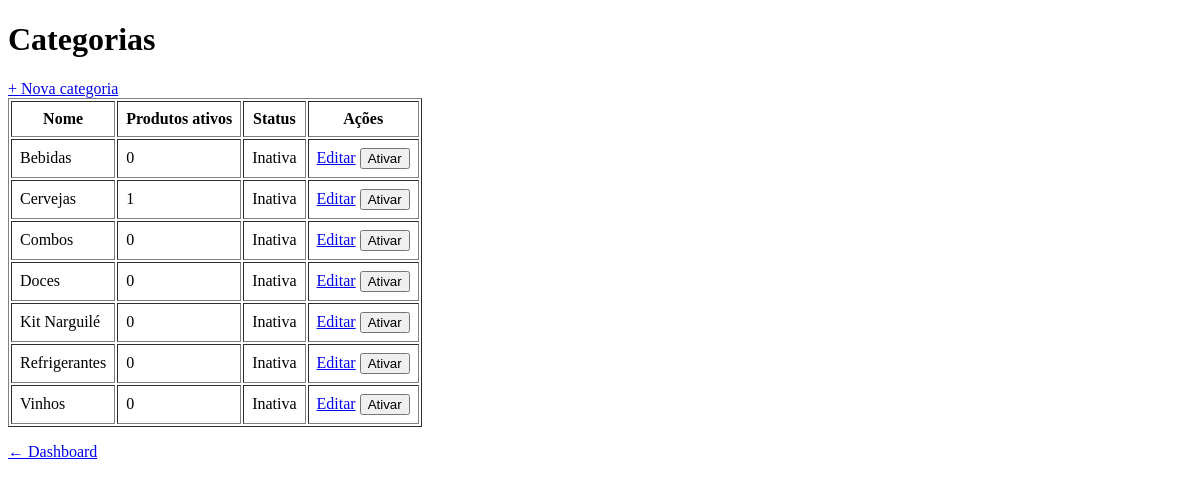
The app's page /categorias/ (signed in), older data.
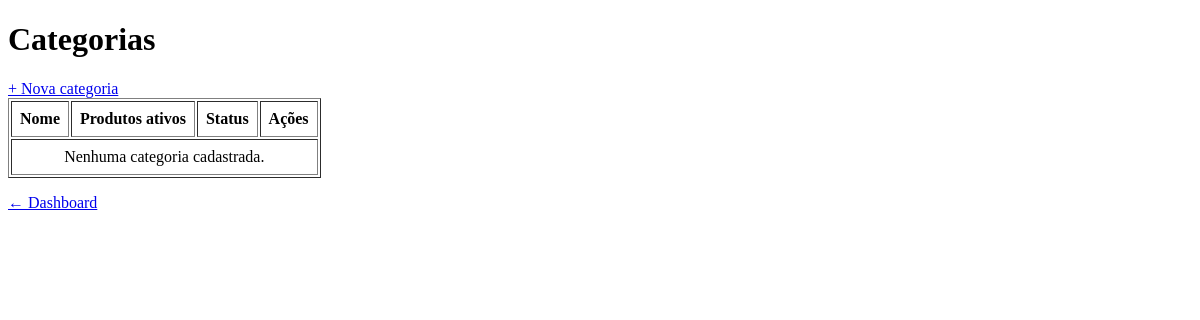
The same page, newer data.
### app/models/categoria.py (models this page shows)
class Categoria(Base):
    __tablename__ = "categorias"
    __table_args__ = {"extend_existing": True}
    id = Column(Integer, primary_key=True, autoincrement=True)
    nome = Column(String(100), nullable=False)
    ativa = Column(Boolean, default=True)
    produtos = relationship("Produto", back_populates="categoria")

### app/controllers/categoria_controller.py (the view)
@router.get("/")
def listar_categorias(
    request: Request,
    db: Session = Depends(get_db),
    admin = Depends(get_admin)
):
    categorias = db.query(Categoria).order_by(Categoria.nome).all()
    return templates.TemplateResponse(
        request,
        "categorias/index.html",
        {
            "request":    request,
            "usuario":    admin,
            "categorias": categorias,
        }
    )

### app/templates/categorias/index.html (shortened to what this page needs)
<!DOCTYPE html>
<html lang="pt-br">
<head>
</head>
<body>
    <h1>Categorias</h1>
    <a href="/categorias/nova">+ Nova categoria</a>
    <table border="1" cellpadding="8">
        <thead>
            <tr>
                <th>Nome</th>
                <th>Produtos ativos</th>
                <th>Status</th>
                <th>Ações</th>
            </tr>
        </thead>
        <tbody>
            {% for c in categorias %}
            <tr>
                <td>{{ c.nome }}</td>
                <td>
                    {{ c.produtos | selectattr('ativo') | list | length }}
                </td>
                <td>{{ "Ativa" if c.ativo else "Inativa" }}</td>
                <td>
                    <a href="/categorias/{{ c.id }}/editar">Editar</a>
                    <form action="/categorias/{{ c.id }}/toggle-ativo"
                          method="post"
                          style="display:inline">
                        <button type="submit">
                            {{ "Desativar" if c.ativo else "Ativar" }}
                        </button>
                    </form>
                </td>
            </tr>
            {% endfor %}
            {% if not categorias %}
            <tr>
                <td colspan="4" style="text-align:center">
                    Nenhuma categoria cadastrada.
                </td>
            </tr>
            {% endif %}
        </tbody>
    </table>
    <p><a href="/">← Dashboard</a></p>
</body>
</html>

Row changes from the older to the newer data that the page shows:
removed Categoria: nome "Bebidas", produtos|selectattr "0", ativo "Inativa", ativo "Ativar"
removed Categoria: nome "Cervejas", produtos|selectattr "1", ativo "Inativa", ativo "Ativar"
removed Categoria: nome "Combos", produtos|selectattr "0", ativo "Inativa", ativo "Ativar"
removed Categoria: nome "Doces", produtos|selectattr "0", ativo "Inativa", ativo "Ativar"
removed Categoria: nome "Kit Narguilé", produtos|selectattr "0", ativo "Inativa", ativo "Ativar"
removed Categoria: nome "Refrigerantes", produtos|selectattr "0", ativo "Inativa", ativo "Ativar"
removed Categoria: nome "Vinhos", produtos|selectattr "0", ativo "Inativa", ativo "Ativar"
Text that changed along with them:
text now shown: "Nenhuma categoria cadastrada."
